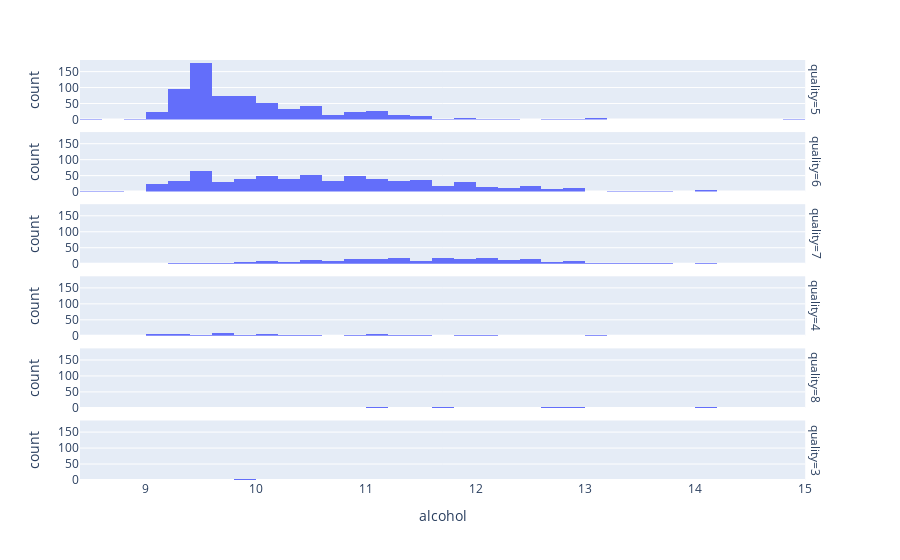

The notebook cell this image was saved under:
### Code cell
px.histogram(data_frame=df,x="alcohol",facet_row="quality")

### Figure 1 — Plotly figure (JSON) as saved in the notebook; plotly's stock layout.template omitted (floating-point values rounded to 4 significant figures; data arrays with more than 128 entries replaced by an {"elided": "..."} marker saying what was removed)
{"data": [{"alignmentgroup": "True", "bingroup": "x", "hovertemplate": "quality=5<br>alcohol=%{x}<br>count=%{y}<extra></extra>", "legendgroup": "", "marker": {"color": "#636efa"}, "name": "", "offsetgroup": "", "orientation": "v", "showlegend": false, "type": "histogram", "x": {"elided": "681 float values"}, "xaxis": "x6", "yaxis": "y6"}, {"alignmentgroup": "True", "bingroup": "x", "hovertemplate": "quality=6<br>alcohol=%{x}<br>count=%{y}<extra></extra>", "legendgroup": "", "marker": {"color": "#636efa"}, "name": "", "offsetgroup": "", "orientation": "v", "showlegend": false, "type": "histogram", "x": {"elided": "638 float values"}, "xaxis": "x5", "yaxis": "y5"}, {"alignmentgroup": "True", "bingroup": "x", "hovertemplate": "quality=7<br>alcohol=%{x}<br>count=%{y}<extra></extra>", "legendgroup": "", "marker": {"color": "#636efa"}, "name": "", "offsetgroup": "", "orientation": "v", "showlegend": false, "type": "histogram", "x": {"elided": "199 float values"}, "xaxis": "x4", "yaxis": "y4"}, {"alignmentgroup": "True", "bingroup": "x", "hovertemplate": "quality=4<br>alcohol=%{x}<br>count=%{y}<extra></extra>", "legendgroup": "", "marker": {"color": "#636efa"}, "name": "", "offsetgroup": "", "orientation": "v", "showlegend": false, "type": "histogram", "x": [9, 9.8, 9.3, 13.1, 9.2, 9.1, 10.5, 9.4, 9.2, 9, 9.1, 11.4, 10.4, 9.4, 9.8, 9.6, 9.6, 10, 10, 11.3, 11, 11, 9.6, 9.7, 11.2, 11.4, 10.9, 9.9, 10, 10.9, 9.2, 10.4, 11.5, 11.2, 9.6, 9.3, 11.5, 9.6, 11.8, 11.2, 9.6, 12, 9.7, 11.1, 9.8, 10.4, 11, 10, 11, 10.1, 10.3, 10.9, 9.05], "xaxis": "x3", "yaxis": "y3"}, {"alignmentgroup": "True", "bingroup": "x", "hovertemplate": "quality=8<br>alcohol=%{x}<br>count=%{y}<extra></extra>", "legendgroup": "", "marker": {"color": "#636efa"}, "name": "", "offsetgroup": "", "orientation": "v", "showlegend": false, "type": "histogram", "x": [12.8, 12.6, 12.9, 9.8, 13.4, 11.7, 11, 11, 14, 12.7, 12.5, 11.8, 13.1, 11.7, 14, 10, 11.3, 11.4], "xaxis": "x2", "yaxis": "y2"}, {"alignmentgroup": "True", "bingroup": "x", "hovertemplate": "quality=3<br>alcohol=%{x}<br>count=%{y}<extra></extra>", "legendgroup": "", "marker": {"color": "#636efa"}, "name": "", "offsetgroup": "", "orientation": "v", "showlegend": false, "type": "histogram", "x": [9, 8.4, 10.7, 9.9, 11, 10.9, 9.8, 9.7, 10.2, 9.95], "xaxis": "x", "yaxis": "y"}], "layout": {"annotations": [{"font": {}, "showarrow": false, "text": "quality=3", "textangle": 90, "x": 0.98, "xanchor": "left", "xref": "paper", "y": 0.07083, "yanchor": "middle", "yref": "paper"}, {"font": {}, "showarrow": false, "text": "quality=8", "textangle": 90, "x": 0.98, "xanchor": "left", "xref": "paper", "y": 0.2425, "yanchor": "middle", "yref": "paper"}, {"font": {}, "showarrow": false, "text": "quality=4", "textangle": 90, "x": 0.98, "xanchor": "left", "xref": "paper", "y": 0.4142, "yanchor": "middle", "yref": "paper"}, {"font": {}, "showarrow": false, "text": "quality=7", "textangle": 90, "x": 0.98, "xanchor": "left", "xref": "paper", "y": 0.5858, "yanchor": "middle", "yref": "paper"}, {"font": {}, "showarrow": false, "text": "quality=6", "textangle": 90, "x": 0.98, "xanchor": "left", "xref": "paper", "y": 0.7575, "yanchor": "middle", "yref": "paper"}, {"font": {}, "showarrow": false, "text": "quality=5", "textangle": 90, "x": 0.98, "xanchor": "left", "xref": "paper", "y": 0.9292, "yanchor": "middle", "yref": "paper"}], "barmode": "relative", "legend": {"tracegroupgap": 0}, "margin": {"t": 60}, "xaxis": {"anchor": "y", "domain": [0, 0.98], "title": {"text": "alcohol"}}, "xaxis2": {"anchor": "y2", "domain": [0, 0.98], "matches": "x", "showticklabels": false}, "xaxis3": {"anchor": "y3", "domain": [0, 0.98], "matches": "x", "showticklabels": false}, "xaxis4": {"anchor": "y4", "domain": [0, 0.98], "matches": "x", "showticklabels": false}, "xaxis5": {"anchor": "y5", "domain": [0, 0.98], "matches": "x", "showticklabels": false}, "xaxis6": {"anchor": "y6", "domain": [0, 0.98], "matches": "x", "showticklabels": false}, "yaxis": {"anchor": "x", "domain": [0, 0.1417], "title": {"text": "count"}}, "yaxis2": {"anchor": "x2", "domain": [0.1717, 0.3133], "matches": "y", "title": {"text": "count"}}, "yaxis3": {"anchor": "x3", "domain": [0.3433, 0.485], "matches": "y", "title": {"text": "count"}}, "yaxis4": {"anchor": "x4", "domain": [0.515, 0.6567], "matches": "y", "title": {"text": "count"}}, "yaxis5": {"anchor": "x5", "domain": [0.6867, 0.8283], "matches": "y", "title": {"text": "count"}}, "yaxis6": {"anchor": "x6", "domain": [0.8583, 1], "matches": "y", "title": {"text": "count"}}}}
